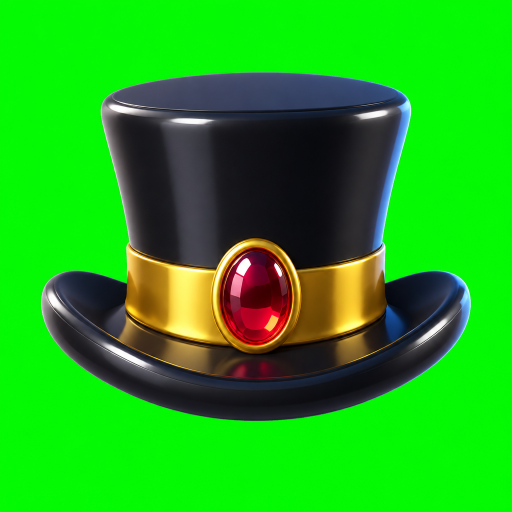
#> input picture assets/shop/items/test_chroma_raw.png, 1024 x 1024 px, found by its file name (shown at 1/2 size)
$ python chromaMatte.py
#> lines starting #> are read from the running program, lines starting #| are printed output that depends on the picture
#> further down, test_in is the input picture: PIL image 1024x1024 RGB; mean R, G, B 31.4, 173.6, 23.6
import numpy as np
from PIL import Image, ImageFilter

def matte_image(img: Image.Image, screen_color="green") -> Image.Image:
    """
    Keys out solid chroma background (green #00FF00 or magenta #FF00FF).
    Performs despill, edge softening, and returns clean RGBA Image.
    """
#> called with screen_color = 'green'
    rgb = np.asarray(img.convert("RGB"), dtype=np.float32)
    r, g, b = rgb[..., 0], rgb[..., 1], rgb[..., 2]

    if screen_color == "green":
        other = np.maximum(r, b)
        dom = g - other
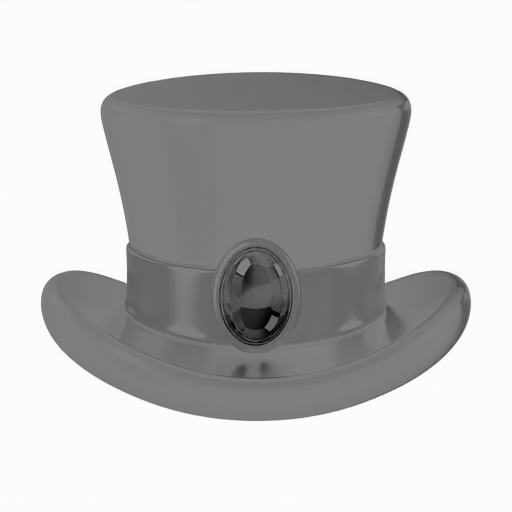
#> dom: shape (1024, 1024) float32 (shown at 1/2 size); min -253, max 251, mean 137.6; drawn with min black and max white
        alpha_dom = np.clip(1.0 - (dom - 15.0) / (65.0 - 15.0), 0.0, 1.0)
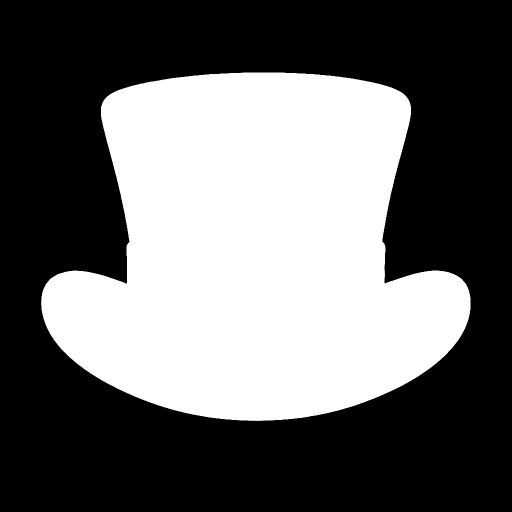
#> alpha_dom: shape (1024, 1024) float32 (shown at 1/2 size); min 0, max 1, mean 0.403

        # Sample borders
        border = np.concatenate([rgb[:8].reshape(-1, 3), rgb[:, :8].reshape(-1, 3), rgb[:, -8:].reshape(-1, 3), rgb[-8:].reshape(-1, 3)])
        bg = np.median(border, axis=0)
#> bg = [3, 249, 3]
        dist = np.sqrt(((rgb - bg) ** 2).sum(axis=-1))
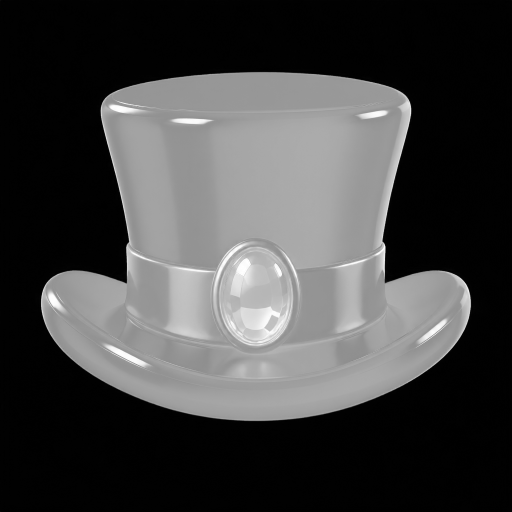
#> dist: shape (1024, 1024) float32 (shown at 1/2 size); min 0, max 356.4, mean 93.3; drawn with min black and max white
        alpha_dist = np.clip((dist - 35.0) / (95.0 - 35.0), 0.0, 1.0)
        alpha = np.minimum(alpha_dom, alpha_dist)

        # Despill green
        g2 = np.minimum(g, other + 6.0)
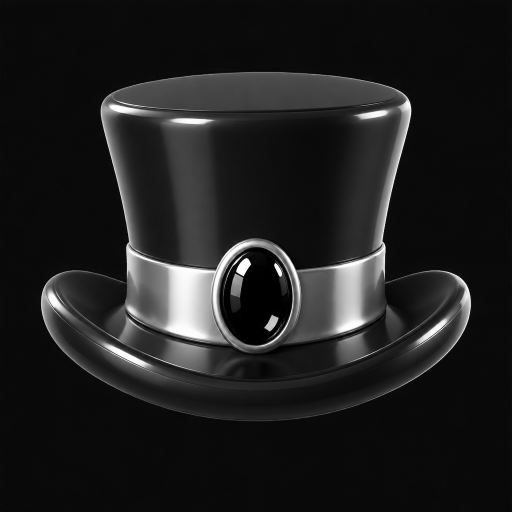
#> g2: shape (1024, 1024) float32 (shown at 1/2 size); min 0, max 255, mean 30.5
        out = np.dstack([r, g2, b, alpha * 255.0]).astype(np.uint8)
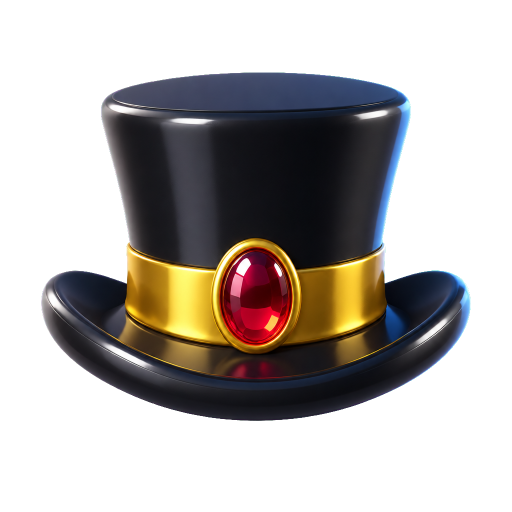
#> out: shape (1024, 1024, 4) (shown at 1/2 size); mean of channels 0, 1, 2, 3 31.4, 30.5, 23.6, 102.8; transparent parts drawn white
    else:  # magenta #FF00FF
        other = g
        dom = np.minimum(r, b) - other
        alpha_dom = np.clip(1.0 - (dom - 15.0) / (65.0 - 15.0), 0.0, 1.0)

        border = np.concatenate([rgb[:8].reshape(-1, 3), rgb[:, :8].reshape(-1, 3), rgb[:, -8:].reshape(-1, 3), rgb[-8:].reshape(-1, 3)])
        bg = np.median(border, axis=0)
        dist = np.sqrt(((rgb - bg) ** 2).sum(axis=-1))
        alpha_dist = np.clip((dist - 35.0) / (95.0 - 35.0), 0.0, 1.0)
        alpha = np.minimum(alpha_dom, alpha_dist)

        # Despill magenta (clamp r and b towards green)
        r2 = np.minimum(r, g + 20.0)
        b2 = np.minimum(b, g + 20.0)
        out = np.dstack([r2, g, b2, alpha * 255.0]).astype(np.uint8)

    res = Image.fromarray(out, "RGBA")

    # Slight edge soft
    mask = res.split()[3]
    bbox = mask.getbbox()
#> bbox = (82, 145, 942, 842)
    if bbox:
        # Add 6px padding to bbox
        w, h = res.size
#> w = 1024; h = 1024
        x1 = max(0, bbox[0] - 6)
#> x1 = 76
        y1 = max(0, bbox[1] - 6)
#> y1 = 139
        x2 = min(w, bbox[2] + 6)
#> x2 = 948
        y2 = min(h, bbox[3] + 6)
#> y2 = 848
        cropped = res.crop((x1, y1, x2, y2))
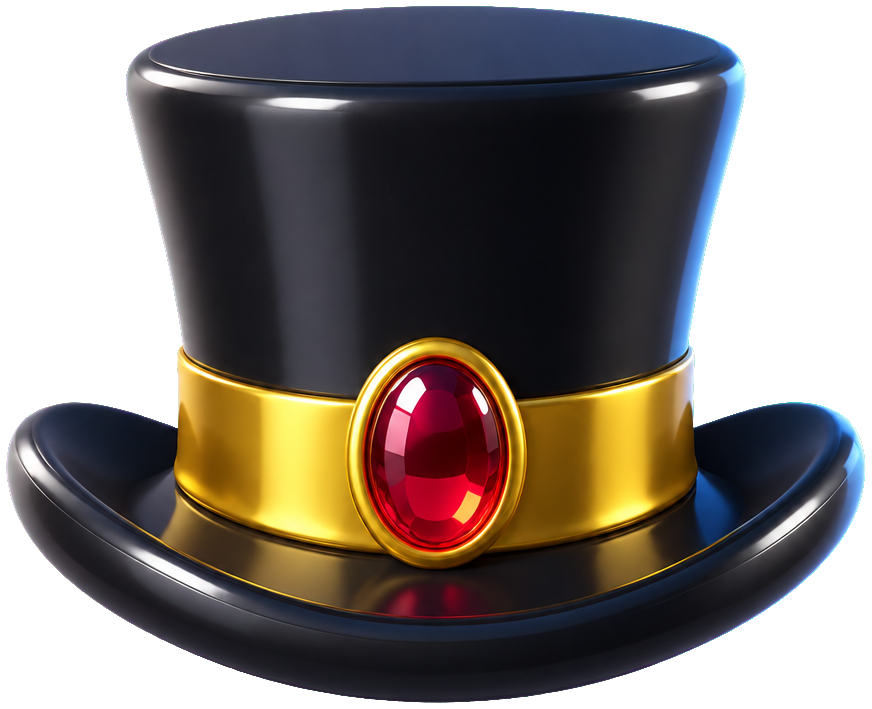
#> cropped: PIL image 872x709 RGBA; mean R, G, B, A 50.9, 45.3, 38, 174.3; transparent parts drawn white

        # Square canvas centered
        max_dim = max(cropped.width, cropped.height)
#> max_dim = 872
        canvas = Image.new("RGBA", (max_dim, max_dim), (0, 0, 0, 0))
#> canvas: PIL image 872x872 RGBA; every value is 0
        ox = (max_dim - cropped.width) // 2
#> ox = 0
        oy = (max_dim - cropped.height) // 2
#> oy = 81
        canvas.paste(cropped, (ox, oy), cropped)
        return canvas
    return res

if __name__ == "__main__":
    test_in = Image.open("C:/WorkspacePrime/Zikaron3D/assets/shop/items/test_chroma_raw.png")
    out = matte_image(test_in, "green")
    out.thumbnail((256, 256), Image.Resampling.LANCZOS)
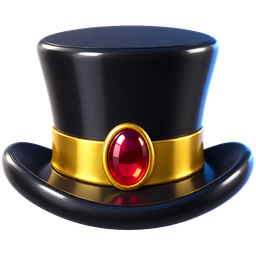
#> out: PIL image 256x256 RGBA; mean R, G, B, A 42.9, 37, 33.1, 141.7; transparent parts drawn white
    out.save("C:/WorkspacePrime/Zikaron3D/assets/shop/items/test_matted_square.png")
    print("Test passed! Size:", out.size, "bbox:", out.getbbox())
#| Test passed! Size: (256, 256) bbox: (0, 23, 256, 233)
